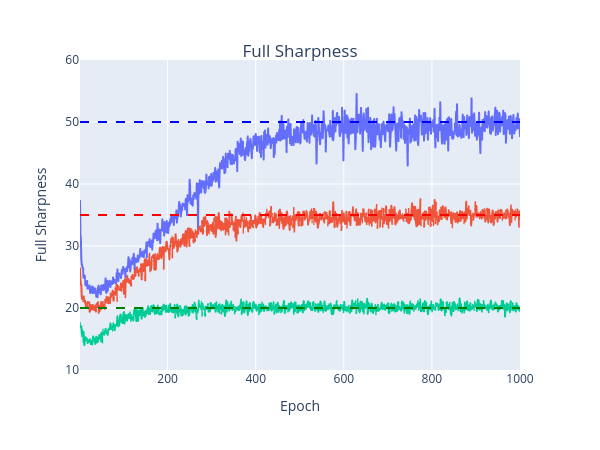

Notebook cell for this chart:
### Code cell
fig = px.line(out, x='epoch', y='sharpness_H_full', color='learning_rate')
fig.update_yaxes(range=[10, 60])
fig.update_layout(
    xaxis_title="Epoch",
    yaxis_title="Full Sharpness",
    title={
        'text': "Full Sharpness",
        'y': 0.9,
        'x': 0.5,
        'xanchor': 'center',
        'yanchor': 'top'
    },
    showlegend=False,
    height=450,
    width=600,
)
fig.add_hline(50, line_dash="dash", line_color="blue")
fig.add_hline(35, line_dash="dash", line_color="red")
fig.add_hline(20, line_dash="dash", line_color="green")
fig.show()
fig.write_html(Path("../plots/sgd_plots/sgd_full_sharpness.html"))

### Figure 1 — Plotly figure (JSON) as saved in the notebook; plotly's stock layout.template omitted (floating-point values rounded to 4 significant figures; data arrays with more than 128 entries replaced by an {"elided": "..."} marker saying what was removed)
{"data": [{"hovertemplate": "learning_rate=0.04<br>epoch=%{x}<br>sharpness_H_full=%{y}<extra></extra>", "legendgroup": "0.04", "line": {"color": "#636efa", "dash": "solid"}, "marker": {"symbol": "circle"}, "mode": "lines", "name": "0.04", "showlegend": true, "x": {"elided": "1000 int values"}, "xaxis": "x", "y": {"elided": "1000 float values"}, "yaxis": "y", "type": "scattergl"}, {"hovertemplate": "learning_rate=0.057<br>epoch=%{x}<br>sharpness_H_full=%{y}<extra></extra>", "legendgroup": "0.057", "line": {"color": "#EF553B", "dash": "solid"}, "marker": {"symbol": "circle"}, "mode": "lines", "name": "0.057", "showlegend": true, "x": {"elided": "1000 int values"}, "xaxis": "x", "y": {"elided": "1000 float values"}, "yaxis": "y", "type": "scattergl"}, {"hovertemplate": "learning_rate=0.1<br>epoch=%{x}<br>sharpness_H_full=%{y}<extra></extra>", "legendgroup": "0.1", "line": {"color": "#00cc96", "dash": "solid"}, "marker": {"symbol": "circle"}, "mode": "lines", "name": "0.1", "showlegend": true, "x": {"elided": "1000 int values"}, "xaxis": "x", "y": {"elided": "1000 float values"}, "yaxis": "y", "type": "scattergl"}], "layout": {"xaxis": {"anchor": "y", "domain": [0.0, 1.0], "title": {"text": "Epoch"}}, "yaxis": {"anchor": "x", "domain": [0.0, 1.0], "title": {"text": "Full Sharpness"}, "range": [10, 60]}, "legend": {"title": {"text": "learning_rate"}, "tracegroupgap": 0}, "margin": {"t": 60}, "title": {"text": "Full Sharpness", "y": 0.9, "x": 0.5, "xanchor": "center", "yanchor": "top"}, "showlegend": false, "height": 450, "width": 600, "shapes": [{"line": {"color": "blue", "dash": "dash"}, "type": "line", "x0": 0, "x1": 1, "xref": "x domain", "y0": 50, "y1": 50, "yref": "y"}, {"line": {"color": "red", "dash": "dash"}, "type": "line", "x0": 0, "x1": 1, "xref": "x domain", "y0": 35, "y1": 35, "yref": "y"}, {"line": {"color": "green", "dash": "dash"}, "type": "line", "x0": 0, "x1": 1, "xref": "x domain", "y0": 20, "y1": 20, "yref": "y"}]}}
